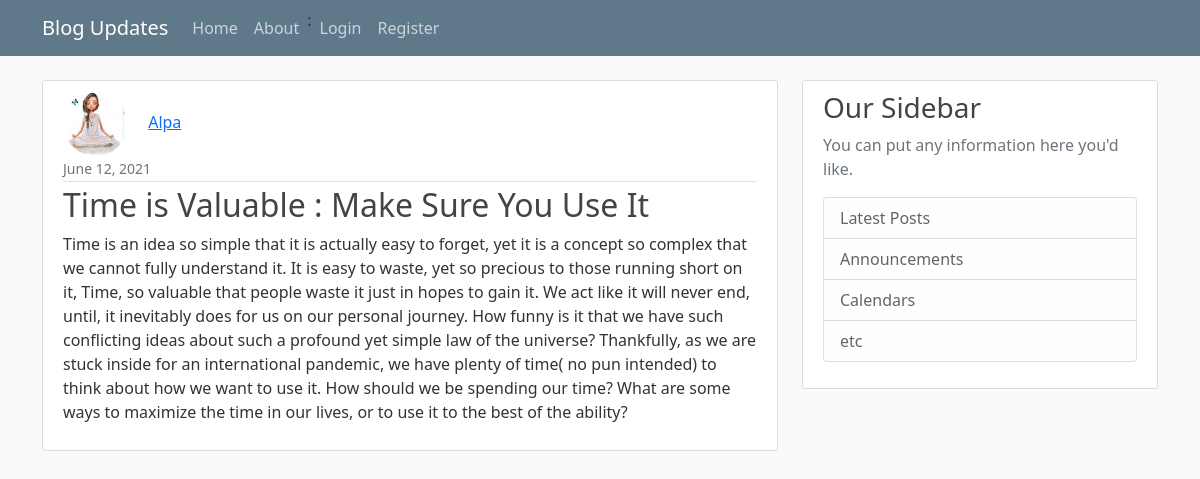
Screenshot of /post/15/ with the database file from the repository.
### blog/models.py (models this page shows, shortened)
class post(models.Model):
    title = models.CharField(max_length=100)
    content = models.CharField(max_length=3000, default="")
    date_posted = models.DateTimeField(default=timezone.now)
    author = models.ForeignKey(User, on_delete=models.CASCADE)

### users/models.py (models this page shows, shortened)
class Profile(models.Model):
    class Profile(models.Model):
        user = models.OneToOneField(User, on_delete=models.CASCADE)
        image = models.ImageField(default='default.jpg', upload_to='profile_pics')

### blog/views.py (the view)
# urls.py: path('post/<int:pk>/', PostDetailView.as_view(), name='post-detail'),
class PostDetailView(DetailView):
    model = post

### blog/templates/blog/post_detail.html (shortened to what this page needs)
{% extends 'blog/basic.html' %}
{% block content %}
    <article class="media content-section">
          <img class="rounded-circle article-img" src="{{ object.author.profile.image.url }}">
         <a class="mr-2" href="{% url 'user-posts' object.author.username %}">{{ object.author }}</a>
  <div class="media-body">
    <div class="article-metadata">
        <small class="text-muted">{{ object.date_posted| date:"F d, Y"}}</small>
    </div>
    <h2 class ="article-title" >{{ object.title }}</h2>
    <p class="article-content">{{ object.content }}</p>
  </div>
</article>
{%endblock%}

### blog/static/blog/main.css (style rules this page uses)
body { background: #fafafa; color: #333333; margin-top: 5rem; }
h1, h2, h3, h4, h5, h6 { color: #444444; }
.content-section { background: #ffffff; padding: 10px 20px; border: 1px solid #dddddd; border-radius: 3px; margin-bottom: 20px; }
.article-title { color: #444444; }
.article-content { white-space: pre-line; }
.article-img { height: 65px; width: 65px; margin-right: 16px; }
.article-metadata { padding-bottom: 1px; margin-bottom: 4px; border-bottom: 1px solid #e3e3e3 }

### rows the page displays
post: author.profile.image (picture), author "Alpa", date_posted "June 12, 2021", title "Time is Valuable : Make Sure You Use It", content "Time is an idea so simple that it is actually easy to forget, yet it is a concept so complex that we cannot fully understand it. It is easy to waste, yet so precious to those running short on it, Time, so valuable that people waste it just in hopes to gain it. We act like it will never end, until, it inevitably does for us on our personal journey. How funny is it that we have such conflicting ideas about such a profound yet simple law of the universe? Thankfully, as we are stuck inside for an international pandemic, we have plenty of time( no pun intended) to think about how we want to use it. How should we be spending our time? What are some ways to maximize the time in our lives, or to…"
